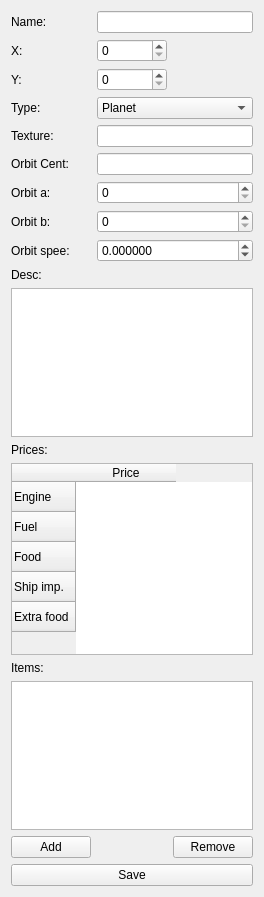
<?xml version="1.0" encoding="UTF-8"?>
<ui version="4.0">
 <class>ObjectEditor</class>
 <widget class="QWidget" name="ObjectEditor">
  <property name="geometry">
   <rect>
    <x>0</x>
    <y>0</y>
    <width>264</width>
    <height>897</height>
   </rect>
  </property>
  <property name="windowTitle">
   <string>Form</string>
  </property>
  <layout class="QGridLayout" name="gridLayout">
   <item row="3" column="0">
    <widget class="QLabel" name="label_4">
     <property name="text">
      <string>Type:</string>
     </property>
    </widget>
   </item>
   <item row="1" column="1">
    <widget class="QSpinBox" name="x">
     <property name="maximum">
      <number>10000</number>
     </property>
    </widget>
   </item>
   <item row="14" column="0" colspan="3">
    <widget class="QListWidget" name="items"/>
   </item>
   <item row="13" column="0">
    <widget class="QLabel" name="label_6">
     <property name="text">
      <string>Items:</string>
     </property>
    </widget>
   </item>
   <item row="2" column="0">
    <widget class="QLabel" name="label_3">
     <property name="text">
      <string>Y:</string>
     </property>
    </widget>
   </item>
   <item row="15" column="0">
    <widget class="QPushButton" name="addItem">
     <property name="text">
      <string>Add</string>
     </property>
    </widget>
   </item>
   <item row="6" column="0">
    <widget class="QLabel" name="label_10">
     <property name="text">
      <string>Orbit a:</string>
     </property>
    </widget>
   </item>
   <item row="1" column="0">
    <widget class="QLabel" name="label_2">
     <property name="text">
      <string>X:</string>
     </property>
    </widget>
   </item>
   <item row="4" column="1" colspan="2">
    <widget class="QLineEdit" name="texture"/>
   </item>
   <item row="2" column="1">
    <widget class="QSpinBox" name="y">
     <property name="maximum">
      <number>10000</number>
     </property>
    </widget>
   </item>
   <item row="12" column="0" colspan="3">
    <widget class="QTableWidget" name="prices">
     <property name="sizePolicy">
      <sizepolicy hsizetype="Expanding" vsizetype="Minimum">
       <horstretch>0</horstretch>
       <verstretch>0</verstretch>
      </sizepolicy>
     </property>
     <property name="showDropIndicator" stdset="0">
      <bool>false</bool>
     </property>
     <property name="showGrid">
      <bool>false</bool>
     </property>
     <property name="wordWrap">
      <bool>false</bool>
     </property>
     <property name="cornerButtonEnabled">
      <bool>false</bool>
     </property>
     <attribute name="horizontalHeaderVisible">
      <bool>true</bool>
     </attribute>
     <attribute name="horizontalHeaderHighlightSections">
      <bool>false</bool>
     </attribute>
     <attribute name="verticalHeaderVisible">
      <bool>true</bool>
     </attribute>
     <attribute name="verticalHeaderHighlightSections">
      <bool>false</bool>
     </attribute>
     <row>
      <property name="text">
       <string>Engine</string>
      </property>
     </row>
     <row>
      <property name="text">
       <string>Fuel</string>
      </property>
     </row>
     <row>
      <property name="text">
       <string>Food</string>
      </property>
     </row>
     <row>
      <property name="text">
       <string>Ship imp.</string>
      </property>
     </row>
     <row>
      <property name="text">
       <string>Extra food</string>
      </property>
     </row>
     <column>
      <property name="text">
       <string>Price</string>
      </property>
     </column>
    </widget>
   </item>
   <item row="9" column="0">
    <widget class="QLabel" name="label_8">
     <property name="text">
      <string>Desc:</string>
     </property>
    </widget>
   </item>
   <item row="6" column="1" colspan="2">
    <widget class="QSpinBox" name="b">
     <property name="maximum">
      <number>1000</number>
     </property>
    </widget>
   </item>
   <item row="0" column="1" colspan="2">
    <widget class="QLineEdit" name="name"/>
   </item>
   <item row="4" column="0">
    <widget class="QLabel" name="label_7">
     <property name="text">
      <string>Texture:</string>
     </property>
    </widget>
   </item>
   <item row="8" column="0">
    <widget class="QLabel" name="label_12">
     <property name="text">
      <string>Orbit spee:</string>
     </property>
    </widget>
   </item>
   <item row="5" column="1" colspan="2">
    <widget class="QLineEdit" name="center"/>
   </item>
   <item row="7" column="0">
    <widget class="QLabel" name="label_11">
     <property name="text">
      <string>Orbit b:</string>
     </property>
    </widget>
   </item>
   <item row="5" column="0">
    <widget class="QLabel" name="label_9">
     <property name="text">
      <string>Orbit Cent:</string>
     </property>
    </widget>
   </item>
   <item row="11" column="0">
    <widget class="QLabel" name="label_5">
     <property name="text">
      <string>Prices:</string>
     </property>
    </widget>
   </item>
   <item row="15" column="2">
    <widget class="QPushButton" name="removeItem">
     <property name="text">
      <string>Remove</string>
     </property>
    </widget>
   </item>
   <item row="10" column="0" colspan="3">
    <widget class="QTextEdit" name="desc">
     <property name="sizePolicy">
      <sizepolicy hsizetype="Expanding" vsizetype="Preferred">
       <horstretch>0</horstretch>
       <verstretch>0</verstretch>
      </sizepolicy>
     </property>
    </widget>
   </item>
   <item row="0" column="0">
    <widget class="QLabel" name="label">
     <property name="text">
      <string>Name:</string>
     </property>
    </widget>
   </item>
   <item row="7" column="1" colspan="2">
    <widget class="QSpinBox" name="a">
     <property name="maximum">
      <number>1000</number>
     </property>
    </widget>
   </item>
   <item row="16" column="0" colspan="3">
    <widget class="QPushButton" name="pushButton">
     <property name="text">
      <string>Save</string>
     </property>
    </widget>
   </item>
   <item row="3" column="1" colspan="2">
    <widget class="QComboBox" name="comboBox">
     <item>
      <property name="text">
       <string>Planet</string>
      </property>
     </item>
     <item>
      <property name="text">
       <string>Star</string>
      </property>
     </item>
    </widget>
   </item>
   <item row="8" column="1" colspan="2">
    <widget class="QDoubleSpinBox" name="speed">
     <property name="decimals">
      <number>6</number>
     </property>
     <property name="minimum">
      <double>-99.989999999999995</double>
     </property>
    </widget>
   </item>
  </layout>
 </widget>
 <resources/>
 <connections/>
</ui>
